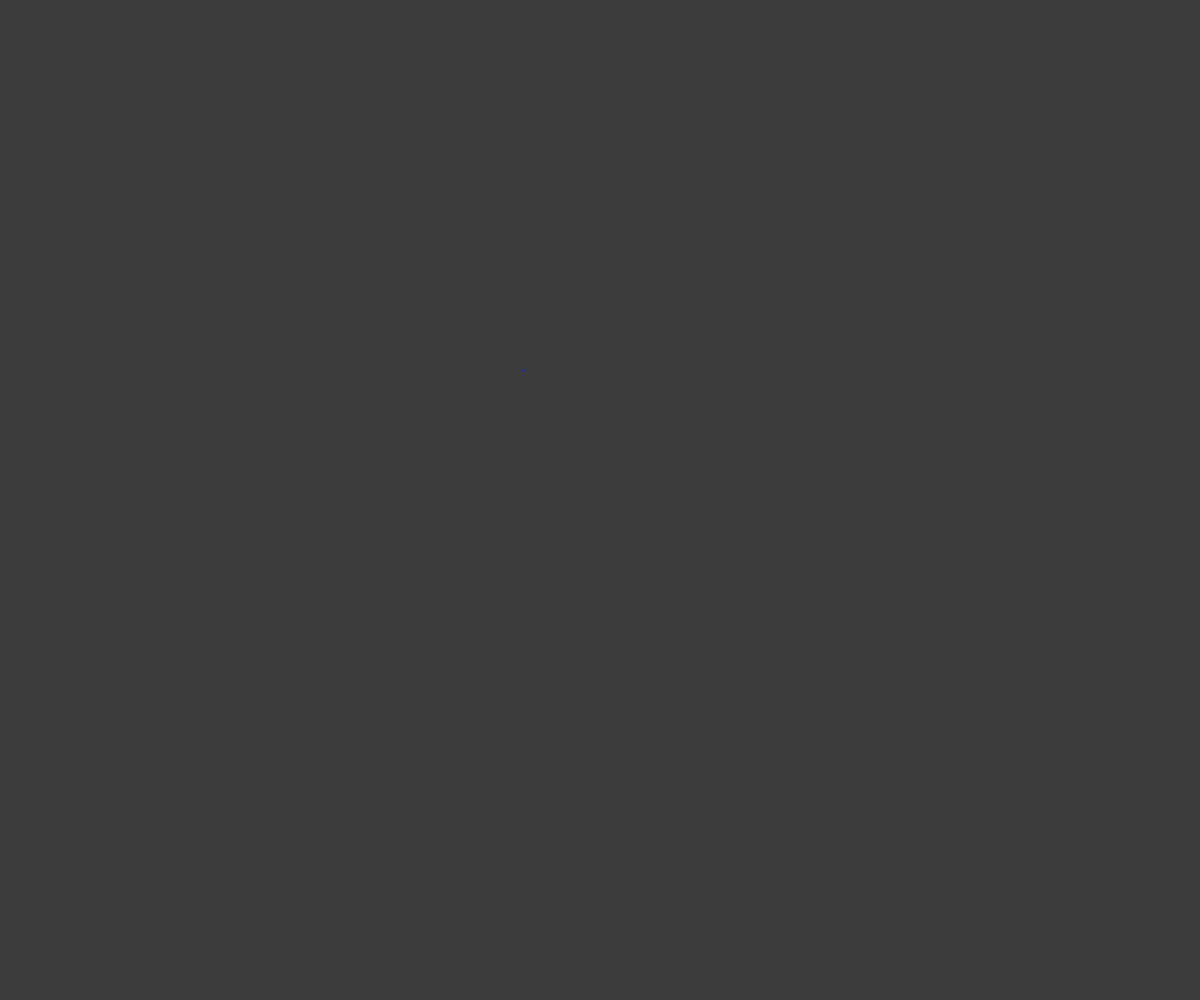
Frame 1 (no input)
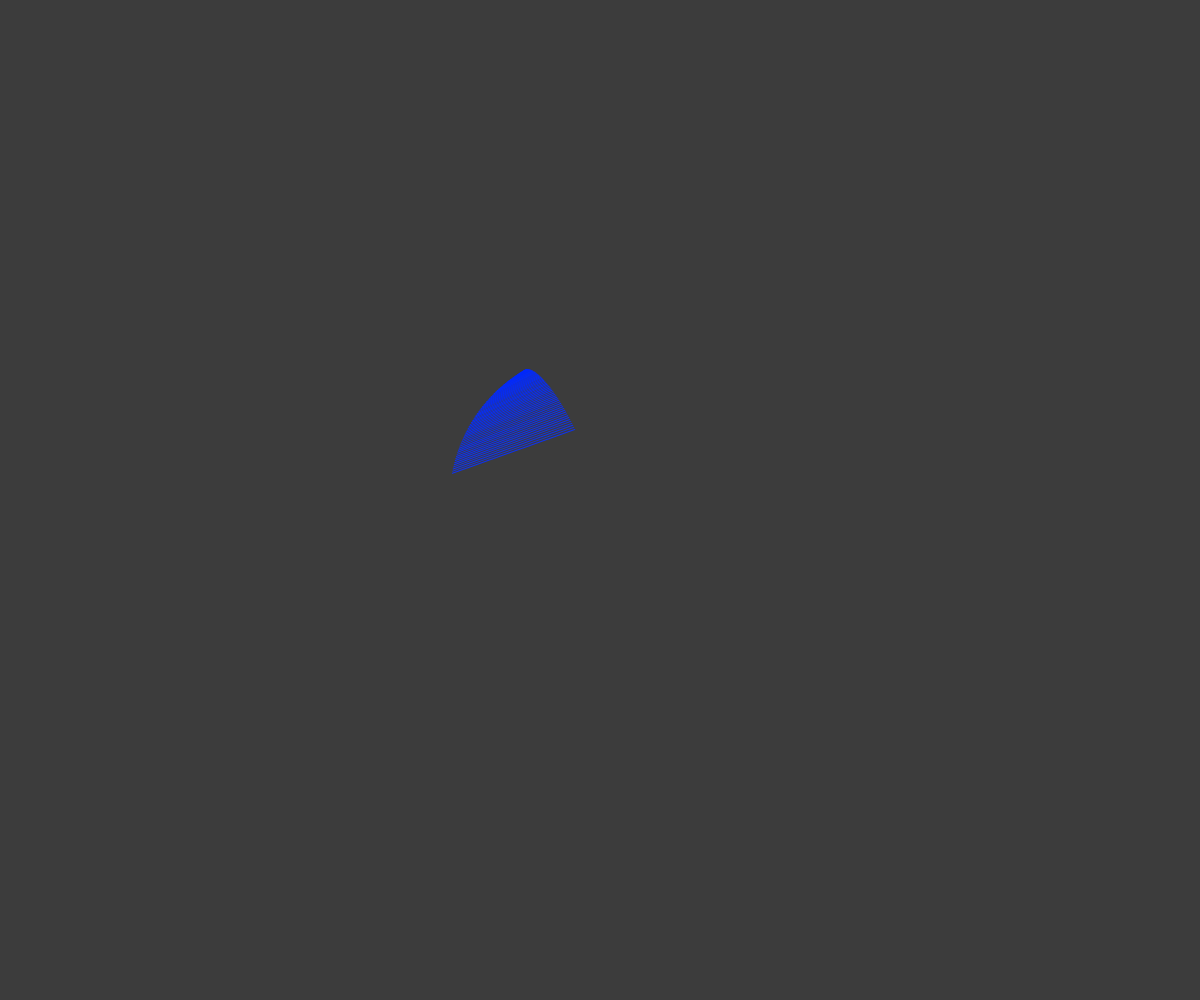
Frame 60 (no input)
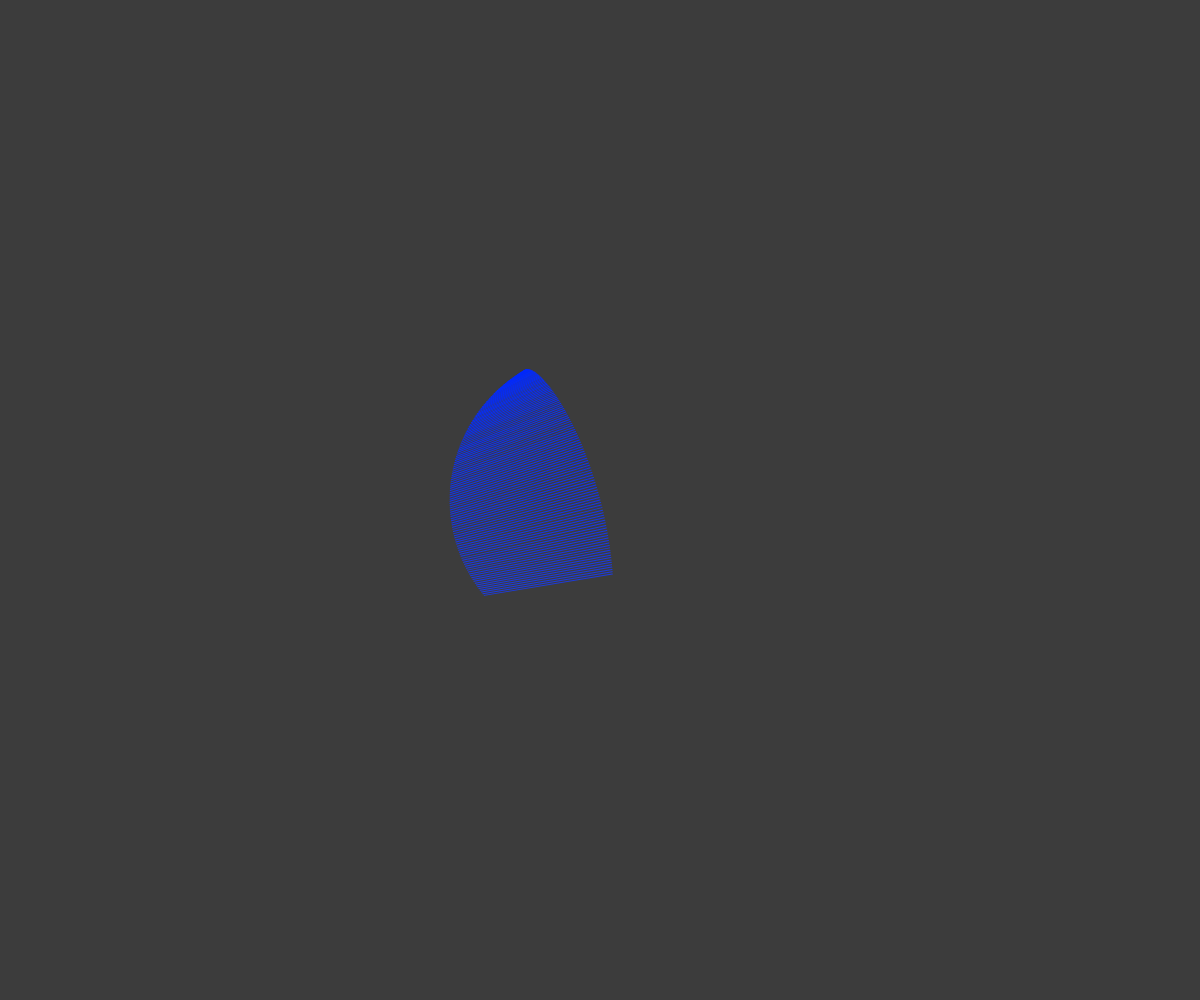
Frame 120 (the mouse pressed at the canvas centre since frame 60)

The p5.js sketch that drew these frames (run headless with seeded random() and noise() and a simulated clock; from frame 60 on, the mouse is pressed at the canvas centre):

// p5.js sketch
// ── sketch.js
function preload(){
  // put preload code here
}

function setup() {
  createCanvas(windowWidth, windowHeight);
  background(60);
  angleMode(DEGREES);
  frameRate(60);
}

function draw() {
  push();
  translate(width/2, height/2);
  rotate(frameCount*cos(80)*sin(80)+150);

  stroke(255);
  noFill();
  stroke(lerpColor(color('#0028ff'), color('#ffd700'), frameCount/1100));
  line(sin(frameCount)*150, cos(frameCount)*150, sin(0)*150, cos(frameCount)*150);
  pop();

  if (frameCount == 900) {
   noLoop();
    }
}
